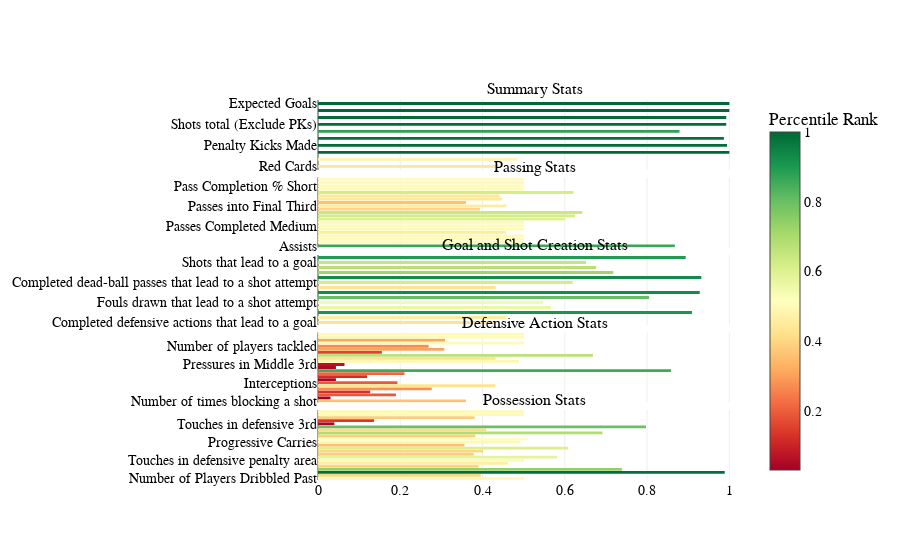

Notebook code cell kept with this figure:
### Code cell
def plot_percentiles(df, player_name='Harry Kane'):

    player_row = df[df['Name'] == player_name]
    player_position = player_row['Pos'].values[0][0]
    same_position_players = df[df['Pos'].apply(lambda x: player_position in x)]

    df_temp = same_position_players.copy()

    # position = df[df['Name'] == player_name]['Pos'].values[0][0]
    lst_cols_pr = [col for col in df.columns if df[col].dtype == 'float64' and col != 'Min']

    for col in lst_cols_pr:
        df_temp[col] = df_temp[col].rank(pct=True)

    df_player_pr = df_temp[(df_temp['Name'] == player_name)]

    df_player_pr = df_player_pr[lst_cols_pr]

    df_player_pr_t = df_player_pr.T

    df_player_pr_t = df_player_pr_t.reset_index(drop=False)

    df_player_pr_t.columns = ['Stats', 'PR']

    dict_metrics = {k: dict_metric[k] for k in lst_cols_pr}

    df_player_pr_t['Metric'] = df_player_pr_t['Stats'].map(dict_metrics)

    df_player_pr_t

    passing_stats = type_of_stats['Passing']
    goal_stats = type_of_stats['Goal and Shot Creation']
    defensive_stats = type_of_stats['Defensive Actions']
    possession_stats = type_of_stats['Possession']
    summary_stats = type_of_stats['Summary']

    # Filter the DataFrame for each major type
    passing_df = df_player_pr_t[df_player_pr_t['Stats'].isin(passing_stats)]
    goal_df = df_player_pr_t[df_player_pr_t['Stats'].isin(goal_stats)]
    defensive_df = df_player_pr_t[df_player_pr_t['Stats'].isin(defensive_stats)]
    possession_df = df_player_pr_t[df_player_pr_t['Stats'].isin(possession_stats)]
    summary_df = df_player_pr_t[df_player_pr_t['Stats'].isin(summary_stats)]

    # Calculate the maximum number of features among all subplots
    # max_features = max(len(summary_stats), len(passing_stats), len(goal_stats), len(defensive_stats), len(possession_stats))

    # Calculate the width of the bars based on the maximum number of features
    bar_width = 0.04

    # row_heights=[0.5, 0.8, 0.8, 0.7, 0.8]

    # Add the subplots to the big plot with updated row_heights
    fig = sp.make_subplots(rows=5, cols=1, shared_xaxes=True, vertical_spacing=0.02, subplot_titles=('Summary Stats', 'Passing Stats', 'Goal and Shot Creation Stats', 'Defensive Action Stats', 'Possession Stats'))

    # Add the subplots to the big plot
    fig.add_trace(go.Bar(x=summary_df['PR'], y=summary_df['Metric'], orientation='h',
                        width=bar_width*len(summary_stats),
                        marker=dict(color=summary_df['PR'], coloraxis='coloraxis')), row=1, col=1)
    fig.add_trace(go.Bar(x=passing_df['PR'], y=passing_df['Metric'], orientation='h',
                        width=bar_width*len(passing_stats),
                        marker=dict(color=passing_df['PR'], coloraxis='coloraxis')), row=2, col=1)
    fig.add_trace(go.Bar(x=goal_df['PR'], y=goal_df['Metric'], orientation='h',
                        width=bar_width*len(goal_stats),
                        marker=dict(color=goal_df['PR'], coloraxis='coloraxis')), row=3, col=1)
    fig.add_trace(go.Bar(x=defensive_df['PR'], y=defensive_df['Metric'], orientation='h',
                        width=bar_width*len(defensive_stats),
                        marker=dict(color=defensive_df['PR'], coloraxis='coloraxis')), row=4, col=1)
    fig.add_trace(go.Bar(x=possession_df['PR'], y=possession_df['Metric'], orientation='h',
                        width=bar_width*len(possession_stats),
                        marker=dict(color=possession_df['PR'], coloraxis='coloraxis')), row=5, col=1)

    # Update the layout of the big plot
    fig.update_layout(
        # height=3000,
        # width=1000,
        coloraxis=dict(colorscale='RdYlGn', colorbar=dict(title='Percentile Rank')),
        bargap=0.05,
        bargroupgap=0.05,
        font=dict(
            family="Arial",
            size=14,
            color="black"
        )
    )

    for trace in fig['data']: 
        trace['showlegend'] = False

    fig.update_yaxes(automargin='left+right')

    return fig

plot_percentiles(df, player_name='Robert Lewandowski')

### Figure 1 — Plotly figure (JSON) as saved in the notebook; plotly's stock layout.template omitted (floating-point values rounded to 4 significant figures)
{"data": [{"marker": {"color": [0.4394, 0.4848, 1, 0.9943, 0.9867, 0.8788, 0.9924, 0.9924, 1, 1], "coloraxis": "coloraxis"}, "orientation": "h", "showlegend": false, "type": "bar", "width": 0.4, "x": [0.4394, 0.4848, 1, 0.9943, 0.9867, 0.8788, 0.9924, 0.9924, 1, 1], "xaxis": "x", "y": ["Red Cards", "Yellow Cards", "Goals", "Penalty Kicks Made", "Penalty Kicks Attempted", "Progressive Passes Received", "Shots total (Exclude PKs)", "Shots on Target (Exclude PKs)", "Non-Penalty Expected Goals", "Expected Goals"], "yaxis": "y"}, {"marker": {"color": [0.8674, 0.5009, 0.5009, 0.5009, 0.4564, 0.5009, 0.5009, 0.5009, 0.6004, 0.625, 0.642, 0.3939, 0.4583, 0.3598, 0.447, 0.4413, 0.6212, 0.5009, 0.5009, 0.5009, 0.5009], "coloraxis": "coloraxis"}, "orientation": "h", "showlegend": false, "type": "bar", "width": 0.84, "x": [0.8674, 0.5009, 0.5009, 0.5009, 0.4564, 0.5009, 0.5009, 0.5009, 0.6004, 0.625, 0.642, 0.3939, 0.4583, 0.3598, 0.447, 0.4413, 0.6212, 0.5009, 0.5009, 0.5009, 0.5009], "xaxis": "x2", "y": ["Assists", "Passes Attempted Short", "Passes Attempted Medium", "Passes Attempted Long", "Passes Completed", "Passes Completed Short", "Passes Completed Medium", "Passes Completed Long", "Crosses into Penalty Area", "Key Passes", "Passes into Penalty Area", "Passes Attempted", "Passes into Final Third", "Progressive Pass Distance", "Progressive Passes", "Total Pass Distance", "Expected Assists", "Pass Completion %", "Pass Completion % Short", "Pass Completion % Medium", "Pass Completion % Long"], "yaxis": "y2"}, {"marker": {"color": [0.4318, 0.4583, 0.9091, 0.5663, 0.5473, 0.8049, 0.928, 0.4318, 0.6193, 0.9318, 0.7178, 0.6761, 0.6515, 0.8939], "coloraxis": "coloraxis"}, "orientation": "h", "showlegend": false, "type": "bar", "width": 0.6, "x": [0.4318, 0.4583, 0.9091, 0.5663, 0.5473, 0.8049, 0.928, 0.4318, 0.6193, 0.9318, 0.7178, 0.6761, 0.6515, 0.8939], "xaxis": "x3", "y": ["Completed defensive actions that lead to a goal", "Completed defensive actions that lead to a shot attempt", "Completed dribbles that lead to a goal", "Completed dribbles that lead to a shot attempt", "Fouls drawn that lead to a shot attempt", "Fouls drawn that lead to a goal", "Goal Creating Actions", "Completed dead-ball passes that lead to a goal", "Completed dead-ball passes that lead to a shot attempt", "Completed live-ball passes that lead to a goal", "Completed live-ball passes that lead to a shot attempt", "Shot Creating Actions", "Shots that lead to a goal", "Shots that lead to another shot attempt"], "yaxis": "y3"}, {"marker": {"color": [0.3598, 0.0303, 0.1894, 0.1269, 0.2765, 0.4309, 0.1932, 0.04356, 0.1193, 0.2102, 0.858, 0.04356, 0.06439, 0.4886, 0.4318, 0.6686, 0.1553, 0.3068, 0.2689, 0.5009, 0.3087, 0.5009, 0.5009], "coloraxis": "coloraxis"}, "orientation": "h", "showlegend": false, "type": "bar", "width": 0.92, "x": [0.3598, 0.0303, 0.1894, 0.1269, 0.2765, 0.4309, 0.1932, 0.04356, 0.1193, 0.2102, 0.858, 0.04356, 0.06439, 0.4886, 0.4318, 0.6686, 0.1553, 0.3068, 0.2689, 0.5009, 0.3087, 0.5009, 0.5009], "xaxis": "x4", "y": ["Number of times blocking a shot", "Number of times blocking the ball", "Clearances", "Number of times dribble contested", "Number of times dribbled tackled", "Errors leading to a shot", "Interceptions", "Number of times blocking a pass", "Number of times dribbled past", "Number of times applying pressure", "Pressures in Attacking 3rd", "Pressures in Defensive 3rd", "Pressures in Middle 3rd", "Number of times blocking a shot on target", "Successful pressures", "Tackles in Attacking 3rd", "Tackles in Defensive 3rd", "Tackles in Middle 3rd", "Number of players tackled", "Tackles + Interceptions", "Number of tackles won", "Percentage of times dribble tackled", "Percentage of successful pressures"], "yaxis": "y4"}, {"marker": {"color": [0.5009, 0.3958, 0.9886, 0.7386, 0.3902, 0.4621, 0.5009, 0.5814, 0.3788, 0.4015, 0.608, 0.3561, 0.4924, 0.5095, 0.3826, 0.6913, 0.4091, 0.7973, 0.03977, 0.1364, 0.3807, 0.5009, 0.5009], "coloraxis": "coloraxis"}, "orientation": "h", "showlegend": false, "type": "bar", "width": 0.92, "x": [0.5009, 0.3958, 0.9886, 0.7386, 0.3902, 0.4621, 0.5009, 0.5814, 0.3788, 0.4015, 0.608, 0.3561, 0.4924, 0.5095, 0.3826, 0.6913, 0.4091, 0.7973, 0.03977, 0.1364, 0.3807, 0.5009, 0.5009], "xaxis": "x5", "y": ["Number of Players Dribbled Past", "Dribbles Attempted", "Touches in attacking penalty area", "Carries into Penalty Area", "Number of times carried the ball", "Carries into Final Third", "Touches in defensive penalty area", "Dispossessed", "Touches live ball", "Number of Times Megged", "Miscontrols", "Progressive Distance Carried", "Progressive Carries", "Number of times received the ball", "Dribbles Completed Successfully", "Number of times targeted", "Total Distance Carried", "Touches in attacking 3rd", "Touches in defensive 3rd", "Touches in middle 3rd", "Number of times touched the ball", "Dribble Success %", "Percentage of times received the ball"], "yaxis": "y5"}], "layout": {"annotations": [{"font": {"size": 16}, "showarrow": false, "text": "Summary Stats", "x": 0.5, "xanchor": "center", "xref": "paper", "y": 1, "yanchor": "bottom", "yref": "paper"}, {"font": {"size": 16}, "showarrow": false, "text": "Passing Stats", "x": 0.5, "xanchor": "center", "xref": "paper", "y": 0.796, "yanchor": "bottom", "yref": "paper"}, {"font": {"size": 16}, "showarrow": false, "text": "Goal and Shot Creation Stats", "x": 0.5, "xanchor": "center", "xref": "paper", "y": 0.592, "yanchor": "bottom", "yref": "paper"}, {"font": {"size": 16}, "showarrow": false, "text": "Defensive Action Stats", "x": 0.5, "xanchor": "center", "xref": "paper", "y": 0.388, "yanchor": "bottom", "yref": "paper"}, {"font": {"size": 16}, "showarrow": false, "text": "Possession Stats", "x": 0.5, "xanchor": "center", "xref": "paper", "y": 0.184, "yanchor": "bottom", "yref": "paper"}], "bargap": 0.05, "bargroupgap": 0.05, "coloraxis": {"colorbar": {"title": {"text": "Percentile Rank"}}, "colorscale": [[0, "rgb(165,0,38)"], [0.1, "rgb(215,48,39)"], [0.2, "rgb(244,109,67)"], [0.3, "rgb(253,174,97)"], [0.4, "rgb(254,224,139)"], [0.5, "rgb(255,255,191)"], [0.6, "rgb(217,239,139)"], [0.7, "rgb(166,217,106)"], [0.8, "rgb(102,189,99)"], [0.9, "rgb(26,152,80)"], [1, "rgb(0,104,55)"]]}, "font": {"color": "black", "family": "Arial", "size": 14}, "xaxis": {"anchor": "y", "domain": [0, 1], "matches": "x5", "showticklabels": false}, "xaxis2": {"anchor": "y2", "domain": [0, 1], "matches": "x5", "showticklabels": false}, "xaxis3": {"anchor": "y3", "domain": [0, 1], "matches": "x5", "showticklabels": false}, "xaxis4": {"anchor": "y4", "domain": [0, 1], "matches": "x5", "showticklabels": false}, "xaxis5": {"anchor": "y5", "domain": [0, 1]}, "yaxis": {"anchor": "x", "automargin": "left+right", "domain": [0.816, 1]}, "yaxis2": {"anchor": "x2", "automargin": "left+right", "domain": [0.612, 0.796]}, "yaxis3": {"anchor": "x3", "automargin": "left+right", "domain": [0.408, 0.592]}, "yaxis4": {"anchor": "x4", "automargin": "left+right", "domain": [0.204, 0.388]}, "yaxis5": {"anchor": "x5", "automargin": "left+right", "domain": [0, 0.184]}}}
